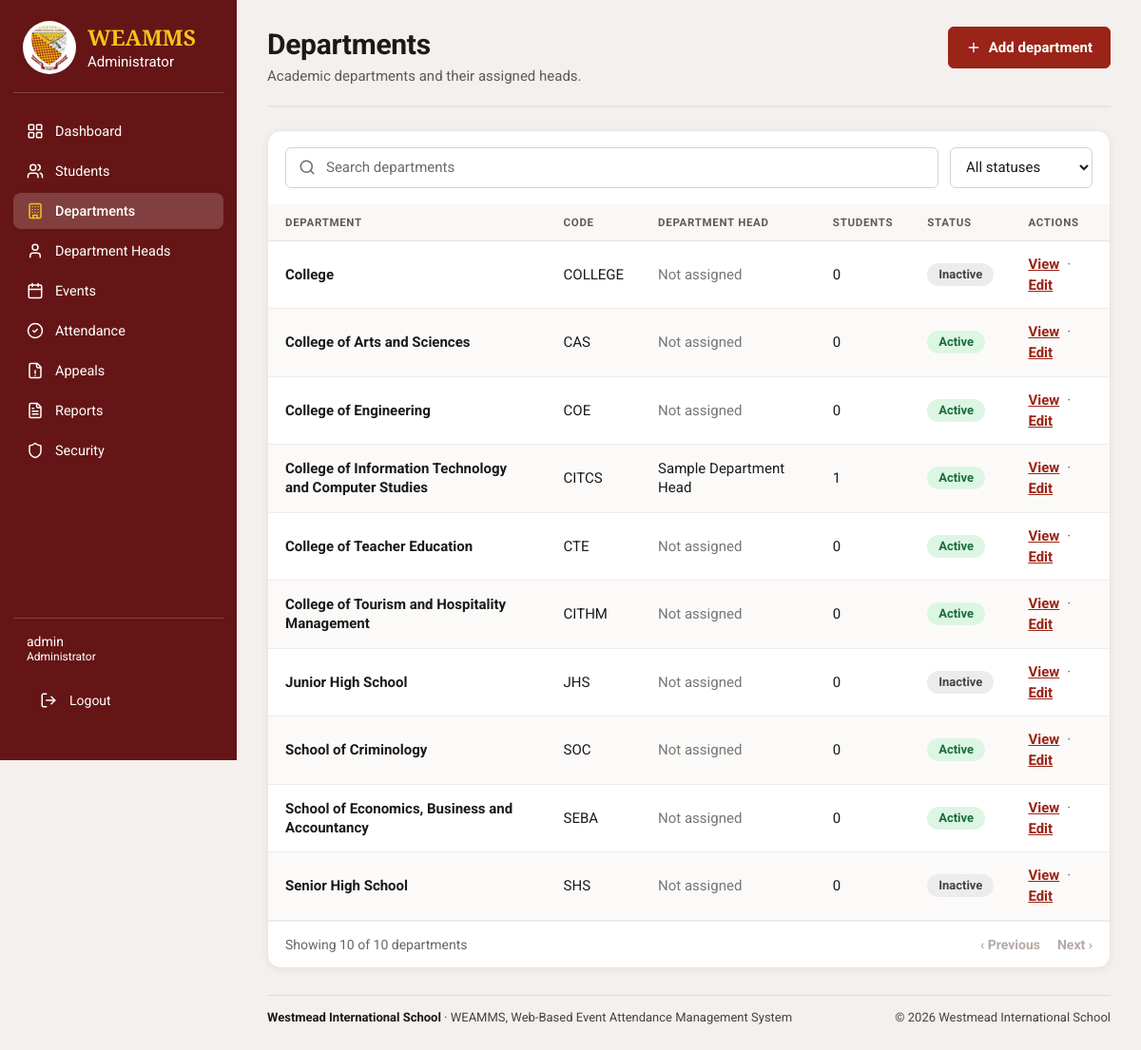
The page /admin/departments/index.php (signed in) on the database its author committed.
### tables this page shows
CREATE TABLE `departments` (
  `department_id` bigint(20) UNSIGNED NOT NULL,
  `department_code` varchar(30) NOT NULL,
  `department_name` varchar(150) NOT NULL,
  `description` text DEFAULT NULL,
  `is_active` tinyint(1) NOT NULL DEFAULT 1,
  `department_head_can_edit` tinyint(1) NOT NULL DEFAULT 0,
  `department_head_can_edit_attendance` tinyint(1) NOT NULL DEFAULT 0,
  `created_at` timestamp NOT NULL DEFAULT current_timestamp()
);

### admin/departments/index.php (the view, shortened to what this page needs)
<?php
require_once __DIR__ . '/../../includes/admin_layout_start.php';
$search = trim(is_string($_GET['q'] ?? null) ? $_GET['q'] : '');
[$page, $offset] = adminPage(DEPARTMENTS_PER_PAGE);
$where = '1 = 1';
$params = [];
$countStmt = $pdo->prepare("SELECT COUNT(*) FROM departments d WHERE $where");
$countStmt->execute($params);
$total = (int) $countStmt->fetchColumn();
[$page, $offset] = adminClampPage($page, DEPARTMENTS_PER_PAGE, $total);
$stmt = $pdo->prepare(
    "SELECT d.department_id, d.department_code, d.department_name, d.is_active,
            (SELECT GROUP_CONCAT(CONCAT_WS(' ', dh.first_name, dh.middle_name, dh.last_name)
                                 ORDER BY dh.last_name, dh.first_name SEPARATOR ', ')
               FROM department_heads dh WHERE dh.department_id = d.department_id) AS department_heads,
            (SELECT COUNT(*) FROM students s WHERE s.department_id = d.department_id) AS student_count
     FROM departments d
     WHERE $where
     ORDER BY d.department_name
     LIMIT " . DEPARTMENTS_PER_PAGE . ' OFFSET ' . $offset
);
$stmt->execute($params);
$departments = $stmt->fetchAll(PDO::FETCH_ASSOC);
?>
<section class="ad-page">
    <header class="ad-head">
        <div>
            <h1>Departments</h1>
            <p>Academic departments and their assigned heads.</p>
        </div>
        <div class="ad-head-actions">
            <a class="ad-btn ad-btn-solid" href="<?= adminEscape($adminBaseUrl) ?>/admin/departments/create.php"><?= adminIcon('plus') ?>Add department</a>
        </div>
    </header>
    <div class="ad-card">
        <form class="ad-toolbar" method="get" action="<?= adminEscape($adminBaseUrl) ?>/admin/departments/index.php">
            <label class="ad-search">
                <input type="search" name="q" value="<?= adminEscape($search) ?>" placeholder="Search departments">
            </label>
            <label>
                <select name="status" data-autosubmit>
                    <option value="">All statuses</option>
                </select>
            </label>
        </form>
        <?php if ($departments === []): ?>
            <div class="ad-empty">
                <strong>No departments found</strong>
                Try a different search or clear the filters.
            </div>
        <?php else: ?>
            <div class="ad-table-wrap">
                <table class="ad-table">
                    <thead>
                        <tr>
                            <th scope="col">Department</th>
                            <th scope="col">Code</th>
                            <th scope="col">Department head</th>
                            <th scope="col">Students</th>
                            <th scope="col">Status</th>
                            <th scope="col">Actions</th>
                        </tr>
                    </thead>
                    <tbody>
                        <?php foreach ($departments as $department): ?>
                            <?php $isActive = (int) $department['is_active'] === 1; ?>
                            <tr>
                                <td class="ad-strong"><?= adminEscape($department['department_name']) ?></td>
                                <td><?= adminEscape($department['department_code']) ?></td>
                                <td><?= $department['department_heads'] ? adminEscape($department['department_heads']) : '<span class="ad-muted">Not assigned</span>' ?></td>
                                <td><?= number_format((int) $department['student_count']) ?></td>
                                <td><span class="ad-pill <?= $isActive ? 'ad-pill-green' : 'ad-pill-gray' ?>"><?= $isActive ? 'Active' : 'Inactive' ?></span></td>
                                <td>
                                    <div class="ad-actions">
                                        <a class="ad-link" href="<?= adminEscape($adminBaseUrl) ?>/admin/departments/view.php?id=<?= (int) $department['department_id'] ?>">View</a>
                                        <span class="sep" aria-hidden="true">·</span>
                                        <a class="ad-link" href="<?= adminEscape($adminBaseUrl) ?>/admin/departments/edit.php?id=<?= (int) $department['department_id'] ?>">Edit</a>
                                    </div>
                                </td>
                            </tr>
                        <?php endforeach; ?>
                    </tbody>
                </table>
            </div>
        <?php endif; ?>
    </div>
</section>
<?php require __DIR__ . '/../../includes/footer.php'; ?>
</main>
</body>
</html>

### assets/css/style.css (style rules this page uses)
:root { --wis-maroon-light: #B43737; --wis-maroon: #8B1E1E; --wis-maroon-dark: #641414; --wis-gold: #F2C300; --wis-gold-dark: #D6A900; --wis-white: #FFFFFF; --wis-light-blue: #E8F0FE; --wis-black: #171717; --wis-background: #F5F5F5; --wis-border: #B8C1CC; --wis-shadow: 0 8px 25px rgba(0, 0, 0, 0.10); }
* { box-sizing: border-box; margin: 0; padding: 0; }
html { scroll-behavior: smooth; }
body { display: flex; justify-content: center; align-items: flex-start; min-height: 100vh; padding: 0 20px; background: var(--wis-background); color: var(--wis-black); font-family: 'Roboto', Arial, Helvetica, sans-serif; }
h1 { color: var(--wis-maroon); font-family: 'Cinzel', Georgia, serif; font-size: 60px; font-weight: 700; line-height: 1.2; }
form { width: 100%; margin: 0 auto; }

### assets/css/admin.css (style rules this page uses)
body { align-items: center; }
.admin-dashboard-page { display: flex; align-items: flex-start; justify-content: flex-start; min-height: 100vh; padding: 0; background: #f3f0ed; color: #1a1a1a; font-family: 'Roboto', Arial, sans-serif; }
.ad-page { width: 100%; max-width: 1500px; margin: 0 auto 28px; }
.ad-head { display: flex; align-items: flex-start; justify-content: space-between; flex-wrap: wrap; gap: 14px 20px; margin-bottom: 24px; }
.ad-head h1 { margin: 0; color: #1a1a1a; font-family: inherit; font-size: 28px; font-weight: 700; line-height: 1.25; }
.ad-head p { margin: 4px 0 0; color: #666; font-size: 15px; line-height: 1.4; }
.ad-head-actions { display: flex; flex-wrap: wrap; gap: 12px; }
.ad-btn { display: inline-flex; width: auto; align-items: center; justify-content: center; gap: 8px; min-height: 44px; padding: 0 18px; box-sizing: border-box; border: 1px solid #9a2417; border-radius: 6px; background: #fff; color: #9a2417; font: inherit; font-size: 15px; font-weight: 700; line-height: 1; text-decoration: none; white-space: nowrap; cursor: pointer; transition: background 0.15s ease, color 0.15s ease; }
.ad-btn-solid { background: #9a2417; color: #fff; }
.ad-card { min-width: 0; overflow: hidden; border-radius: 14px; background: #fff; box-shadow: 0 1px 3px rgb(0 0 0 / 7%); }
.ad-toolbar { display: flex; align-items: center; flex-wrap: wrap; gap: 12px; padding: 17px 18px; }
.ad-search { position: relative; flex: 1 1 260px; min-width: 200px; }
.ad-toolbar input[type="search"], .ad-toolbar select { width: 100%; min-height: 43px; box-sizing: border-box; border: 1px solid #d8d2cc; border-radius: 6px; background: #fff; color: #1a1a1a; font: inherit; font-size: 15px; }
.ad-toolbar input[type="search"] { padding: 0 12px 0 42px; }
.ad-toolbar select { width: auto; min-width: 150px; padding: 0 12px; }
.ad-toolbar input[type="search"]::placeholder { color: #6b6b6b; }
.ad-table-wrap { width: 100%; overflow-x: auto; }
.ad-table { width: 100%; border-collapse: collapse; text-align: left; }
.ad-table th { padding: 15px 18px; background: #faf6f3; color: #555; font-size: 13px; font-weight: 700; letter-spacing: 0.05em; text-transform: uppercase; white-space: nowrap; }
.ad-table td { padding: 14px 18px; border-top: 1px solid #efebe7; color: #1a1a1a; font-size: 15px; line-height: 1.35; vertical-align: middle; }
.ad-strong { font-weight: 700; }
.ad-muted { color: #777; }
.ad-pill { display: inline-flex; align-items: center; padding: 4px 12px; border-radius: 999px; background: #ececec; color: #444; font-size: 13px; font-weight: 700; line-height: 1.25; white-space: nowrap; }
.ad-pill-green { background: #dcf6e3; color: #1b6b3a; }
.ad-pill-gray { background: #ececec; color: #444; }
.ad-actions { display: flex; align-items: center; flex-wrap: wrap; gap: 2px 8px; white-space: nowrap; }
.ad-actions .sep { color: #666; }
.ad-link { display: inline; width: auto; min-height: 0; margin: 0; padding: 0; border: 0; border-radius: 0; background: none; color: #9a2417; font: inherit; font-size: 15px; font-weight: 700; text-decoration: underline; cursor: pointer; }

### rows shown on the page
departments: department_name "College", department_code "COLLEGE", shows "Not assigned", student_count "0", is_active "Inactive"
departments: department_name "College of Arts and Sciences", department_code "CAS", shows "Not assigned", student_count "0", is_active "Active"
departments: department_name "College of Engineering", department_code "COE", shows "Not assigned", student_count "0", is_active "Active"
departments: department_name "College of Information Technology and Computer Studies", department_code "CITCS", department_heads "Sample Department Head", student_count "1", is_active "Active"
departments: department_name "College of Teacher Education", department_code "CTE", shows "Not assigned", student_count "0", is_active "Active"
departments: department_name "College of Tourism and Hospitality Management", department_code "CITHM", shows "Not assigned", student_count "0", is_active "Active"
departments: department_name "Junior High School", department_code "JHS", shows "Not assigned", student_count "0", is_active "Inactive"
departments: department_name "School of Criminology", department_code "SOC", shows "Not assigned", student_count "0", is_active "Active"
departments: department_name "School of Economics, Business and Accountancy", department_code "SEBA", shows "Not assigned", student_count "0", is_active "Active"
departments: department_name "Senior High School", department_code "SHS", shows "Not assigned", student_count "0", is_active "Inactive"

### other values the page prints
adminEscape($label) "Dashboard"
adminEscape($label) "Students"
adminEscape($label) "Departments"
adminEscape($label) "Department Heads"
adminEscape($label) "Events"
adminEscape($label) "Attendance"
adminEscape($label) "Appeals"
adminEscape($label) "Reports"
adminEscape($label) "Security"
adminEscape($adminUsername) "admin"
$total "10"
$noun "departments"
